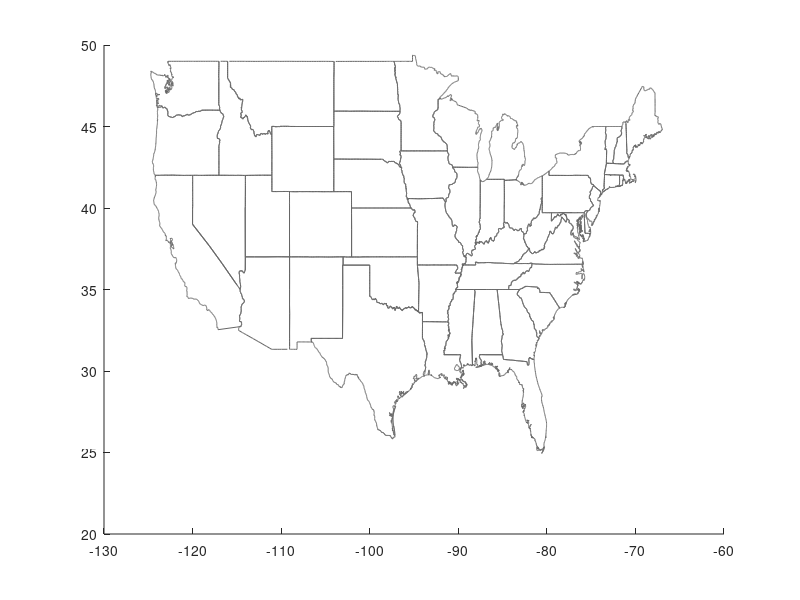

Here is the MATLAB script that generated this plot:
%%%%%%%%%%%%%%%%%%%%%%%%%%%%%%%%%%
% plot state boundary
load us_states ;
n=length(state);
hold on ; 
for ct=1:n
  plot(state(ct).polygon(:,1),state(ct).polygon(:,2), 'color' ,[0.4 0.4 0.4] );
  hold on ;
end